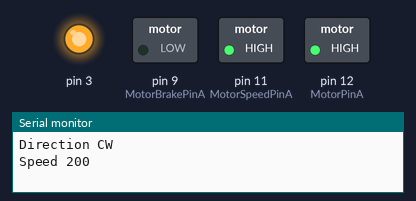
Bench run of a sketch on a simulated Arduino Uno, built with avr-gcc and run on an emulated ATmega328P. On the bench: switched loads named in the sketch (green lamp = pin HIGH), output pins drawn as LEDs (lit = HIGH), the last lines printed to the serial monitor.

Above: at 2.5 s.
At 5.5 s:
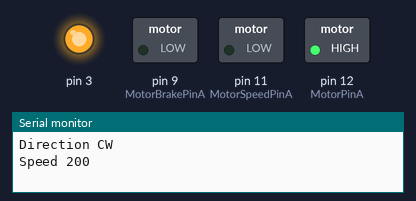
At 8.5 s:
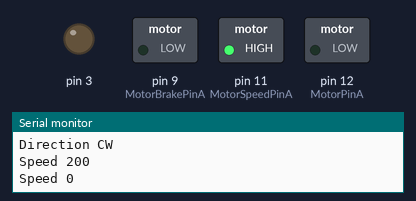
Timing chart, 0 to 14.3 s (numbered marks = the images above):
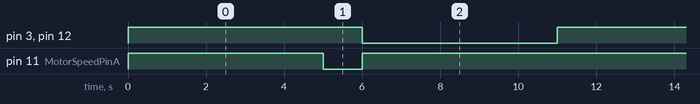

Measured:
- by itself, pin 3, pin 12 (MotorPinA): alternates HIGH for 6.0 s and LOW for 5.0 s
- by itself, pin 11 (MotorSpeedPinA): repeats every 11.0 s: LOW 1.0 s, HIGH 10.0 s
- by itself, everything shown: repeats every 11.0 s, in 3 steps

The sketch:

MotorShieldTest.ino
```cpp
// (licence header left out)
const int MotorPinA = 12; // for motor A
const int MotorSpeedPinA = 11; // for motor A
const int MotorBrakePinA = 9; // for motor A

const int CW  = HIGH;
const int CCW = LOW;

void setup() {
  // motor A pin assignment
  pinMode(MotorPinA, OUTPUT);
  pinMode(MotorSpeedPinA, OUTPUT);
  pinMode(MotorBrakePinA, OUTPUT);

  pinMode(3,OUTPUT);

  Serial.begin(9600);//  seial monitor initialized

}

void loop() {

  int motorSpeed = 255;


  digitalWrite(3,HIGH);
  //start motor A at maximum speed
  digitalWrite(MotorPinA, CW);// set direction
      Serial.println("Direction CW");
  analogWrite(MotorSpeedPinA, motorSpeed);// set speed at maximum
      Serial.println("Speed 200");
  delay(5000);// run for 5 seconds
  analogWrite(MotorSpeedPinA, 0);
  delay(1000);
  digitalWrite(MotorPinA,CCW);
 analogWrite(MotorSpeedPinA, motorSpeed);
      Serial.println("Speed 0");

  digitalWrite(3,LOW);
  delay(5000);//


}// loop end
```
